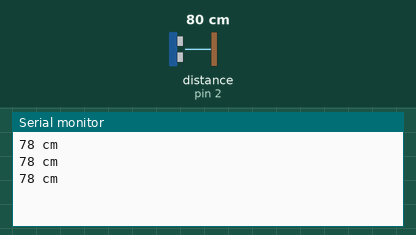
The sketch below on a simulated Arduino Uno, built with avr-gcc and run on an emulated ATmega328P. Shown: the last lines printed to the serial monitor. Wiring (inferred from the names in the program): ultrasonic range finder: trigger pin 4; echo pin 2. Inputs (shaded band) come from the test bench; at power-on: distance to the obstacle (sensor on pin 2) 80 cm. The echo pulse lasts 58.3 µs per cm; no radio packets arrive unless stated.

Above: at 1.3 s.
1.4 s: distance to the obstacle (sensor on pin 2) set to 2 cm
At 1.9 s:
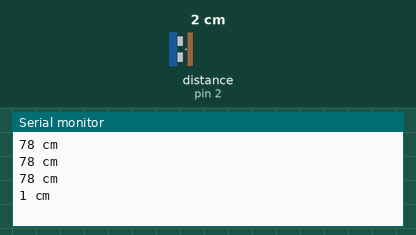
2.9 s: distance to the obstacle (sensor on pin 2) set to 4 cm
At 3.8 s:
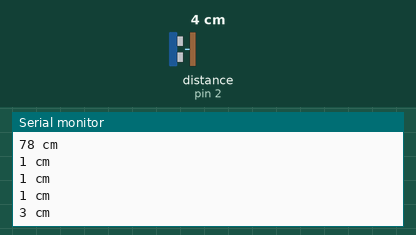
Timing chart, 0 to 5.9 s (numbered marks = the images above; inputs shaded):
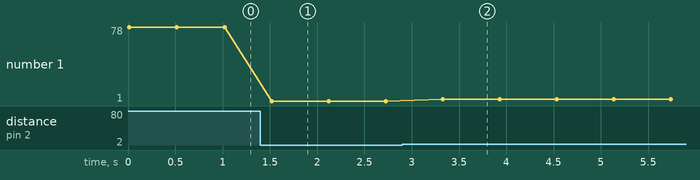

Measured:
- after the input at 1.4 s, the serial monitor: prints a new line after 0.12 s (image 1)
- after the input at 2.9 s, the serial monitor: prints a new line after 0.43 s (image 2)
- plotted number 1: 78 → 1 after the input at 1.4 s, 1 → 3 after the input at 2.9 s

The sketch:

app_trans_ultrasound.ino
```cpp
#include <SPI.h>//송신
#include <nRF24L01.h>
#include <RF24.h>

#define trig 4
#define echo 2


RF24 radio(7, 8); // CE, SCN
const byte address[6] = "00001";
void setup() {
radio.begin();
radio.openWritingPipe(address);
radio.setPALevel(RF24_PA_MIN);
radio.stopListening();
Serial.begin(9600);

  Serial.begin (9600);              // 시리얼 모니터를 사용하기 위해 보드레이트를 9600으로 설정합니다.
  pinMode(trig, OUTPUT);   // trigPin 핀을 출력핀으로 설정합니다.
  pinMode(echo, INPUT);    // echoPin 핀을 입력핀으로 설정합니다.

}
void loop() {

  long duration, distance;                   // 각 변수를 선언합니다.
  digitalWrite(trig, LOW);                 // trigPin에 LOW를 출력하고
  delayMicroseconds(2);                    // 2 마이크로초가 지나면
  digitalWrite(trig, HIGH);                // trigPin에 HIGH를 출력합니다.
  delayMicroseconds(10);                  // trigPin을 10마이크로초 동안 기다렸다가
  digitalWrite(trig, LOW);                // trigPin에 LOW를 출력합니다.
  duration = pulseIn(echo, HIGH);   // echoPin핀에서 펄스값을 받아옵니다.
distance = duration * 17 / 1000;          //  duration을 연산하여 센싱한 거리값을 distance에 저장합니다.


  if (distance >= 2000 || distance <= 0)       // 거리가 200cm가 넘거나 0보다 작으면
  {
    Serial.println(distance);   // 에러를 출력합니다.
  }
  else                                                    // 거리가 200cm가 넘지 않거나 0보다 작지 않으면
  {
    Serial.print(distance);                         // distance를 시리얼 모니터에 출력합니다.
    Serial.println(" cm");                           // cm를 출력하고 줄을 넘깁니다.                                                           // distance가 10이면 10 cm로 출력됩니다
  }
  delay(500);

int x=distance;
if(x<20){
radio.write(&x, sizeof(x));
delay(100); }}
```
